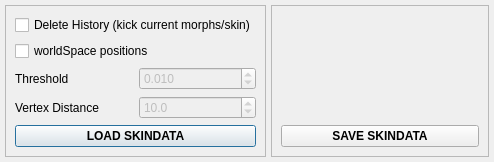
<?xml version="1.0" encoding="UTF-8"?>
<ui version="4.0">
 <class>dialog</class>
 <widget class="QDialog" name="dialog">
  <property name="geometry">
   <rect>
    <x>0</x>
    <y>0</y>
    <width>494</width>
    <height>161</height>
   </rect>
  </property>
  <property name="windowTitle">
   <string>Save / Load skindata</string>
  </property>
  <layout class="QHBoxLayout" name="horizontalLayout">
   <property name="spacing">
    <number>5</number>
   </property>
   <property name="margin">
    <number>5</number>
   </property>
   <item>
    <widget class="QFrame" name="frame">
     <property name="frameShape">
      <enum>QFrame::StyledPanel</enum>
     </property>
     <property name="frameShadow">
      <enum>QFrame::Sunken</enum>
     </property>
     <layout class="QVBoxLayout" name="verticalLayout">
      <item>
       <widget class="QCheckBox" name="cbDeleteHistory">
        <property name="text">
         <string>Delete History (kick current morphs/skin)</string>
        </property>
       </widget>
      </item>
      <item>
       <widget class="QCheckBox" name="cbWorldSpace">
        <property name="text">
         <string>worldSpace positions</string>
        </property>
       </widget>
      </item>
      <item>
       <layout class="QHBoxLayout" name="horizontalLayout_2">
        <item>
         <widget class="QLabel" name="label">
          <property name="text">
           <string>Threshold</string>
          </property>
         </widget>
        </item>
        <item>
         <widget class="QDoubleSpinBox" name="nThreshold">
          <property name="enabled">
           <bool>false</bool>
          </property>
          <property name="decimals">
           <number>3</number>
          </property>
          <property name="maximum">
           <double>100.000000000000000</double>
          </property>
          <property name="singleStep">
           <double>0.010000000000000</double>
          </property>
          <property name="value">
           <double>0.010000000000000</double>
          </property>
         </widget>
        </item>
       </layout>
      </item>
      <item>
       <layout class="QHBoxLayout" name="horizontalLayout_3">
        <item>
         <widget class="QLabel" name="label_2">
          <property name="text">
           <string>Vertex Distance</string>
          </property>
         </widget>
        </item>
        <item>
         <widget class="QDoubleSpinBox" name="nVertexDistance">
          <property name="enabled">
           <bool>false</bool>
          </property>
          <property name="decimals">
           <number>1</number>
          </property>
          <property name="minimum">
           <double>0.100000000000000</double>
          </property>
          <property name="value">
           <double>10.000000000000000</double>
          </property>
         </widget>
        </item>
       </layout>
      </item>
      <item>
       <widget class="QPushButton" name="btnLoad">
        <property name="font">
         <font>
          <weight>75</weight>
          <bold>true</bold>
         </font>
        </property>
        <property name="text">
         <string>LOAD SKINDATA</string>
        </property>
       </widget>
      </item>
     </layout>
    </widget>
   </item>
   <item>
    <widget class="QFrame" name="frame_2">
     <property name="frameShape">
      <enum>QFrame::StyledPanel</enum>
     </property>
     <property name="frameShadow">
      <enum>QFrame::Sunken</enum>
     </property>
     <layout class="QVBoxLayout" name="verticalLayout_2">
      <item>
       <widget class="QWidget" name="widget" native="true"/>
      </item>
      <item>
       <widget class="QPushButton" name="btnSave">
        <property name="font">
         <font>
          <weight>75</weight>
          <bold>true</bold>
         </font>
        </property>
        <property name="text">
         <string>SAVE SKINDATA</string>
        </property>
       </widget>
      </item>
     </layout>
    </widget>
   </item>
  </layout>
 </widget>
 <resources/>
 <connections>
  <connection>
   <sender>cbWorldSpace</sender>
   <signal>toggled(bool)</signal>
   <receiver>nThreshold</receiver>
   <slot>setEnabled(bool)</slot>
   <hints>
    <hint type="sourcelabel">
     <x>124</x>
     <y>59</y>
    </hint>
    <hint type="destinationlabel">
     <x>180</x>
     <y>88</y>
    </hint>
   </hints>
  </connection>
  <connection>
   <sender>cbWorldSpace</sender>
   <signal>toggled(bool)</signal>
   <receiver>nVertexDistance</receiver>
   <slot>setEnabled(bool)</slot>
   <hints>
    <hint type="sourcelabel">
     <x>124</x>
     <y>24</y>
    </hint>
    <hint type="destinationlabel">
     <x>180</x>
     <y>78</y>
    </hint>
   </hints>
  </connection>
 </connections>
</ui>
